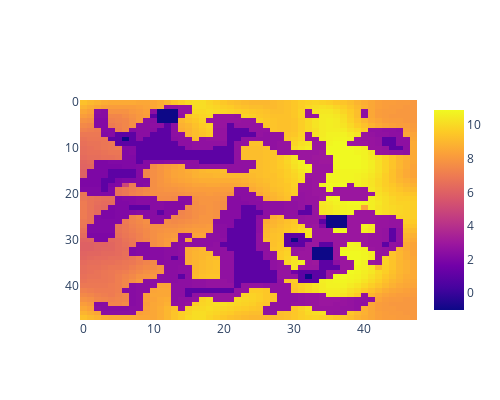

The code cell stored with this chart in its notebook:
### Code cell
util.show_map_array(agent.master.pathfinder.full_costmap).update_layout(height=400, width=500)

### Figure 1 — Plotly figure (JSON) as saved in the notebook; plotly's stock layout.template omitted (floating-point values rounded to 4 significant figures; data arrays with more than 128 entries replaced by an {"elided": "..."} marker saying what was removed)
{"data": [{"type": "heatmap", "z": {"elided": "48x48 float values"}}], "layout": {"height": 400, "width": 500, "xaxis": {"autorange": true, "range": [-0.5, 47.5]}, "yaxis": {"autorange": true, "range": [47.5, -0.5]}}}
